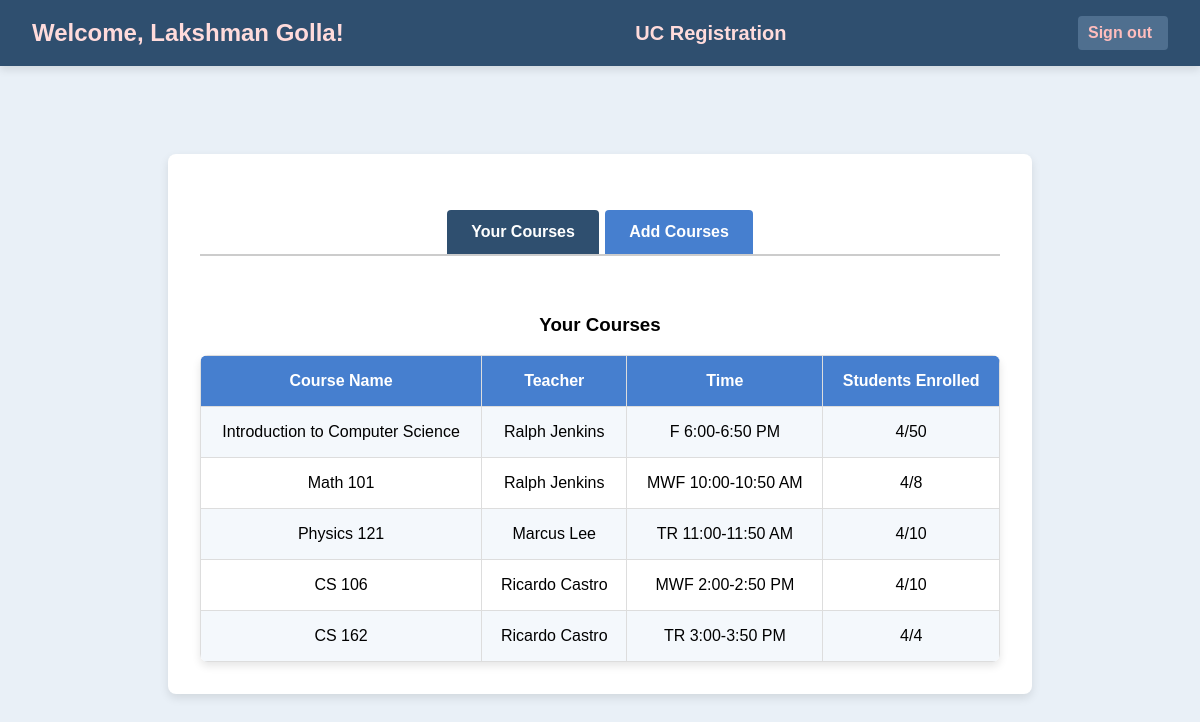
Page /student/courses (signed in) on the committed database.
### app.py (models this page shows, shortened)
class User(UserMixin, db.Model):
    id = db.Column(db.Integer, primary_key=True)
    username = db.Column(db.String(150))
    password = db.Column(db.String(150))
    role = db.Column(db.String(50))

class Course(db.Model):
    id = db.Column(db.Integer, primary_key=True)
    course_code = db.Column(db.String(10))
    course_name = db.Column(db.String(100))
    capacity = db.Column(db.Integer)
    teacher_id = db.Column(db.Integer, db.ForeignKey('user.id'))
    teacher = db.relationship('User', backref='teaching_courses', foreign_keys=[teacher_id])
    time = db.Column(db.String(50))
    enrolled_count = db.Column(db.Integer, default=0)

### app.py (the view)
@app.route('/student/courses')
@login_required
def student_courses():
    if current_user.role != 'student':
        flash("Access denied: Only students can view this page.", "danger")
        return redirect(url_for('login'))  # Redirect to login if not a student
    courses = db.session.query(
        Course.id.label("id"),                 # Course ID
        Course.course_name.label("course_name"),  # Course Name
        User.username.label("teacher"),        # Teacher's Username
        Course.time.label("time"),             # Course Timing
        Course.enrolled_count.label("enrolled_count"),  # Students Enrolled
        Course.capacity.label("capacity")      # Maximum Students
    ).join(User, Course.teacher_id == User.id).all()
    enrolled_course_ids = [enrollment.course_id for enrollment in Enrollment.query.filter_by(user_id=current_user.id).all()]
    return render_template('student_courses.html', courses=courses, enrolled_course_ids=enrolled_course_ids)

### app.py (called while the page is built)
@login_manager.user_loader
def load_user(user_id):
    return User.query.get(int(user_id))

### templates/student_courses.html (shortened to what this page needs)
<!DOCTYPE html>
<html lang="en">
<head>
    <link rel="stylesheet" href="{{ url_for('static', filename='styles.css') }}">
</head>
<body>
    <div class="header">
        <div class="header-content">
            <div class="welcome-container">
                <h1>Welcome, {{ current_user.username }}!</h1>
            </div>
            <div class="university-container">
                <h2>UC Registration</h2>
            </div>
            <div class="logout-container">
                {% if current_user.role == 'student' %}
                    <a href="{{ url_for('student_logout') }}" class="sign-out">Sign out</a>
                {% elif current_user.role == 'teacher' %}
                    <a href="{{ url_for('teacher_logout') }}" class="sign-out">Sign out</a>
                {% endif %}
            </div>
        </div>
    </div>
    <div class="container">
        <div class="tabs">
            <a href="#your-courses" class="tab-button active">Your Courses</a>
            <a href="#add-courses" class="tab-button">Add Courses</a>
        </div>
        <div id="your-courses" class="tab-content active">
            <h3>Your Courses</h3>
            <table>
                <tr>
                    <th>Course Name</th>
                    <th>Teacher</th>
                    <th>Time</th>
                    <th>Students Enrolled</th>
                </tr>
                {% for course in courses %}
                    {% if course.id in enrolled_course_ids %}
                        <tr>
                            <td>{{ course.course_name }}</td>
                            <td>{{ course.teacher }}</td>
                            <td>{{ course.time }}</td>
                            <td>{{ course.enrolled_count }}/{{ course.capacity }}</td>
                        </tr>
                    {% endif %}
                {% endfor %}
            </table>
        </div>
    </div>
</body>
</html>

### static/styles.css (style rules this page uses)
body { font-family: Arial, sans-serif; background-color: #e9f0f7; margin: 0; display: flex; justify-content: center; align-items: center; min-height: 100vh; }
.container { max-width: 800px; width: 100%; background-color: #ffffff; padding: 2rem; border-radius: 8px; box-shadow: 0px 4px 10px rgba(0, 0, 0, 0.1); text-align: center; margin: 5rem auto 2rem; }
.header { width: 100%; background-color: #2f4f6f; color: #fff; padding: 1rem 0; display: flex; justify-content: center; align-items: center; box-shadow: 0px 4px 8px rgba(0, 0, 0, 0.1); position: fixed; top: 0; left: 0; z-index: 10; margin-bottom: 20px; }
.header-content { display: flex; justify-content: space-between; align-items: center; max-width: 1200px; width: 100%; padding: 0 2rem; }
.header h1, .header h2 { margin: 0; color: #ffdbdb; }
.header h1 { font-size: 1.5rem; margin-right: 20px; }
.header h2 { font-size: 1.25rem; margin-right: 20px; }
.logout-container { display: flex; align-items: center; }
.sign-out { color: #ffbdbd; text-decoration: none; font-weight: bold; padding: 0.5rem 1rem; border-radius: 4px; background-color: #4f6f8f; padding-left: 10px; }
.tabs { display: flex; justify-content: center; margin: 1.5rem 0; border-bottom: 2px solid #ccc; }
.tab-button { padding: 0.8rem 1.5rem; background-color: #467fcf; color: #fff; border: none; border-radius: 4px 4px 0 0; cursor: pointer; font-weight: bold; margin: 0 0.2rem; transition: background-color 0.3s ease; text-decoration: none; }
.tab-button.active { background-color: #2f4f6f; }
table { width: 100%; border-collapse: collapse; margin-top: 1rem; text-align: center; border-radius: 8px; overflow: hidden; box-shadow: 0px 4px 8px rgba(0, 0, 0, 0.1); }
th, td { border: 1px solid #ddd; padding: 1rem; }
th { background-color: #467fcf; color: #fff; font-weight: bold; }
tr:nth-child(even) { background-color: #f4f8fc; }
.tab-content { display: none; }
.tab-content.active { display: block; padding-top: 1rem; }

### rows in the picture
User: username "Lakshman Golla"
Course: course_name "Introduction to Computer Science", teacher "Ralph Jenkins", time "F 6:00-6:50 PM", enrolled_count "4", capacity "50"
Course: course_name "Math 101", teacher "Ralph Jenkins", time "MWF 10:00-10:50 AM", enrolled_count "4", capacity "8"
Course: course_name "Physics 121", teacher "Marcus Lee", time "TR 11:00-11:50 AM", enrolled_count "4", capacity "10"
Course: course_name "CS 106", teacher "Ricardo Castro", time "MWF 2:00-2:50 PM", enrolled_count "4", capacity "10"
Course: course_name "CS 162", teacher "Ricardo Castro", time "TR 3:00-3:50 PM", enrolled_count "4", capacity "4"
